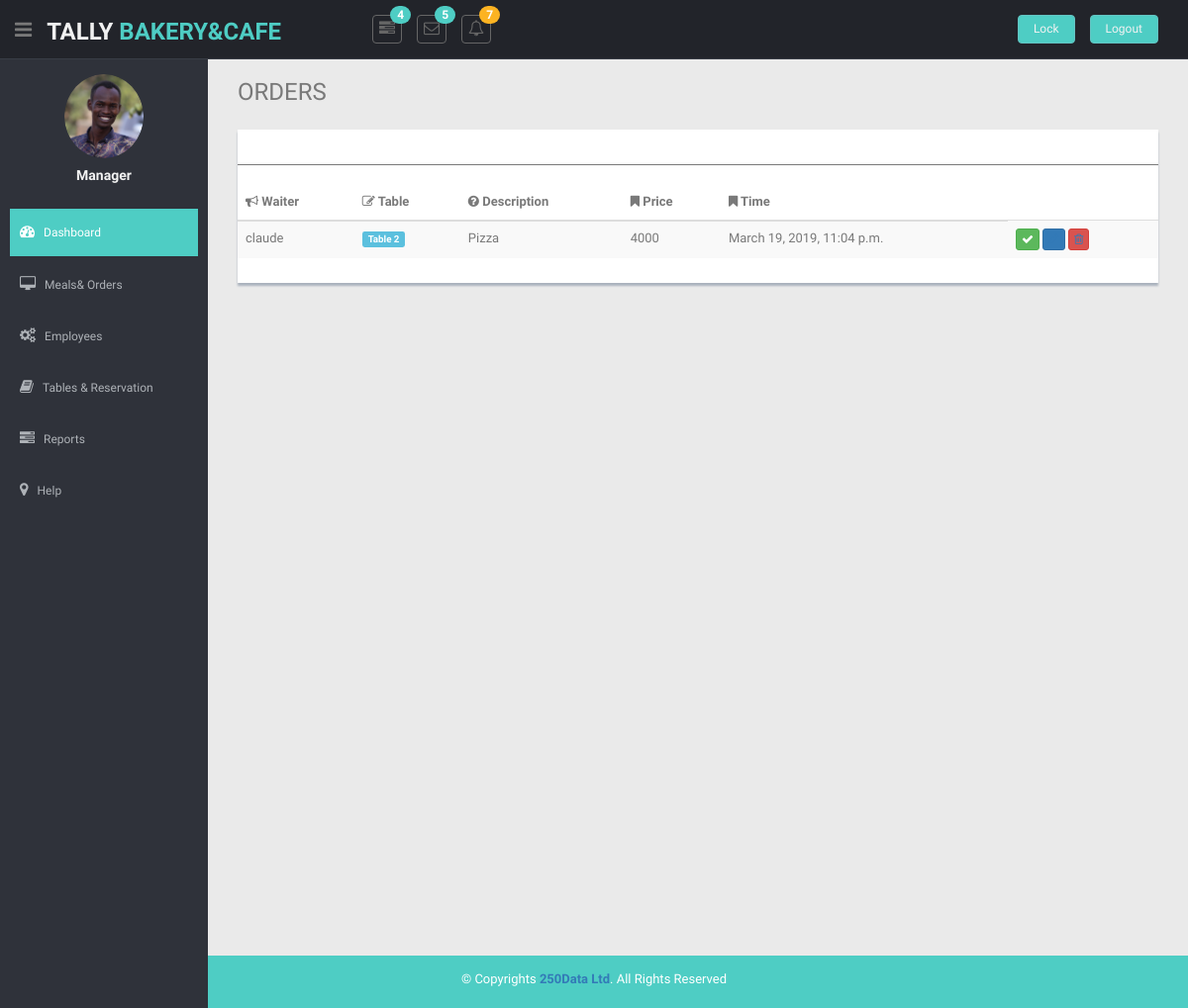
Screenshot of /orders/ with the database file from the repository.
### core/models.py (models this page shows, shortened)
class Order(models.Model):
    timestamp = models.DateTimeField(auto_now=True)
    Table = models.ForeignKey(
        to= 'Table',
        related_name='serve_on',
        blank=True,
        null=True,
        on_delete=models.CASCADE)
    Meal = models.ForeignKey(
        to= 'Meal',
        related_name='ordered',
        blank=True,
        null=True,
        on_delete=models.CASCADE)
    note = models.CharField(max_length=120, blank=True, null=True)
    waiter = models.ForeignKey(
        to= 'Employee',
        related_name='takenby',
        blank=True,
        null=True,
        on_delete=models.CASCADE)
    class Meta:
        verbose_name = ("Order")
        verbose_name_plural = ("Orders")
    def get_delete_url(self):
        return ("orders/{}/delete").format(self.pk)
    def get_update_url(self):
        return ("orders/{}/update").format(self.pk)

class Employee(models.Model):
    first_name = models.CharField(max_length=50)
    last_name = models.CharField(max_length=50)
    phone = models.PositiveIntegerField()
    email = models.EmailField(max_length=254)
    serving_Tables = models.ForeignKey(
        to= 'Table',
        related_name='Serving',
        on_delete=models.CASCADE)
    class Meta:
        verbose_name = ("Employee")
        verbose_name_plural = ("Employees")
    def __str__(self):
        return self.last_name

class Table(models.Model):
    name = models.CharField(max_length=60)
    class Meta:
        verbose_name = ("Table")
        verbose_name_plural = ("Tables")
    def __str__(self):
        return self.name

class Meal(models.Model):
    title = models.CharField(max_length=140)
    description = models.TextField()
    price = models.PositiveIntegerField()
    class Meta:
        verbose_name =("Meal")
        verbose_name_plural =("Meals")
    def __str__(self):
        return self.title

### core/views.py (the view)
# urls.py: path('orders/', OrderList.as_view(), name='orders'),
class OrderList(ListView):
	model = Order
	template_name = "orders.html"

### templates/orders.html
{% extends 'layout.html' %}
{% load static %}
{% block content %}
<body>
    <section id="main-content">
      <section class="wrapper site-min-height">
          <div class="col-lg-12">
        <h3> ORDERS</h3>
        <div class="row mt">
          <div class="col-md-12">
            <div class="content-panel">
              <table class="table table-striped table-advance table-hover">
                <hr>
                <thead>
                  <tr>
                    <th><i class="fa fa-bullhorn"></i> Waiter</th>
                    <th><i class=" fa fa-edit"></i> Table</th>
                    <th class="hidden-phone"><i class="fa fa-question-circle"></i> Description</th>
                    <th><i class="fa fa-bookmark"></i> Price</th>
                    <th><i class="fa fa-bookmark"></i> Time</th>
                  {% for order in object_list %}
                  </tr>
                </thead>
                <tbody>
                  <tr>
                    <td>{{ order.waiter }}</td>
                    <td><span class="label label-info label-mini">{{ order.Table }}</span></td>
                    <td class="hidden-phone">{{ order.Meal }}</td>
                    <td>{{ order.Meal.price }} </td>
                    <td>{{ order.timestamp }} </td>
                    <td>
                      <button class="btn btn-success btn-xs"><i class="fa fa-check"></i></button>
                      <button class="btn btn-primary btn-xs"><a href="/{{ order.get_update_url}}"><i class="fa fa-pencil"></a></i></button>
                      <button class="btn btn-danger btn-xs" ><a href="/{{ order.get_delete_url }}"><i class="fa fa-trash-o "></i></a></button>
                    </td>
                  </tr>
                  {% endfor %}
                </tbody>
              </table>
            </div>
          </div>
        </div>
      </section>
    </section>
  </section>
</body>
{% endblock %}

### static/css/style.css (style rules this page uses)
body { color: #797979; background: #eaeaea; font-family: 'Ruda', sans-serif; padding: 0px !important; margin: 0px !important; font-size:13px; }
a, a:hover, a:focus { text-decoration: none; outline: none; }
hr { margin-top: 20px; margin-bottom: 20px; border: 0; border-top: 1px solid #797979; }
.mt { margin-top: 25px; }
#main-content { margin-left: 210px; }
.wrapper { display: inline-block; margin-top: 60px; padding-left: 15px; padding-right: 15px; padding-bottom: 15px; padding-top: 0px; width: 100%; }
.content-panel { background: #ffffff; box-shadow: 0px 3px 2px #aab2bd; padding-top: 15px; padding-bottom: 5px; }
.site-min-height { min-height: 900px; }

### rows the page displays
Order: waiter "claude", Table "Table 2", Meal "Pizza", Meal.price "4000", timestamp "March 19, 2019, 11:04 p.m."
